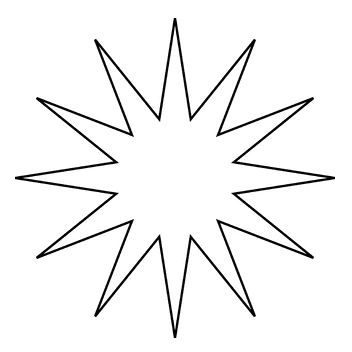
#> input picture 56798152-extract-ROI-with-mask/3.PNG, 352 x 352 px
$ python test.py
#> lines starting #> are read from the running program, lines starting #| are printed output that depends on the picture; after the words box and inside, x2 and y2 are one past the last pixel; in counts of white or black regions, pixels touching at a corner belong together
import cv2
import numpy as np

image = cv2.imread('3.PNG')
#> image is the input picture: shape (352, 352, 3); min 4, max 255, mean 243.5
gray = cv2.cvtColor(image,cv2.COLOR_BGR2GRAY)
ret, thresh = cv2.threshold(gray, 127, 255, 0)
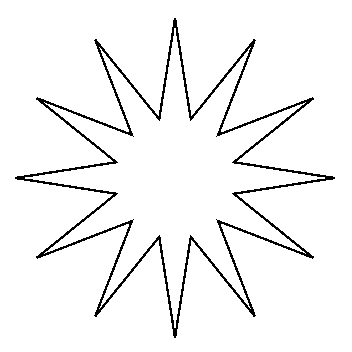
#> thresh: shape (352, 352); 95.5% white; black in thin lines or dots, all inside (x1, y1, x2, y2) = (15, 18, 335, 338)
cnts = cv2.findContours(thresh, cv2.RETR_EXTERNAL, cv2.CHAIN_APPROX_SIMPLE)
#> cnts = 1 contour; box (x1, y1, x2, y2) and area: (0, 0, 352, 352) 123201
cnts = cnts[0] if len(cnts) == 2 else cnts[1]
#> cnts = [[[0, 0], [0, 351], [351, 351], [351, 0]]]
cnt = cnts[0]
#> cnt = [[0, 0], [0, 351], [351, 351], [351, 0]]

hull = cv2.convexHull(cnt,returnPoints = False)
#> hull = [3, 2, 1, 0]
defects = cv2.convexityDefects(cnt,hull)

#> (the run stopped early here; a loop or call above may not have finished)

$ run again, with 56798152-extract-ROI-with-mask/1.jpg saved as 56798152-extract-ROI-with-mask/3.PNG
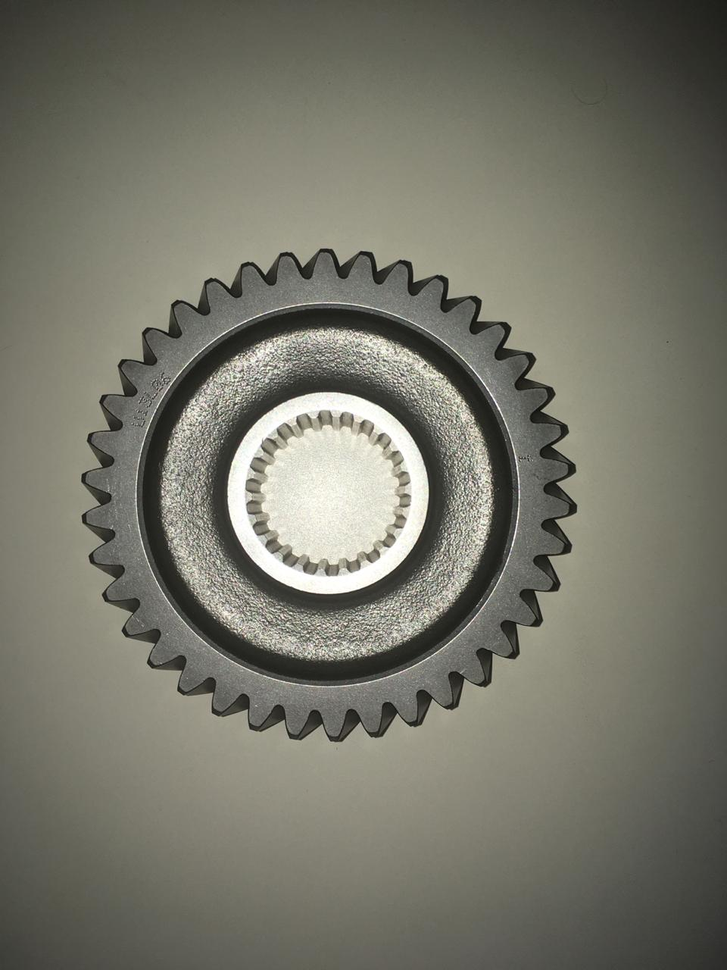
#> input picture 56798152-extract-ROI-with-mask/1.jpg, 727 x 970 px, shrunk from 960 x 1280 before the run
#> image is the input picture: shape (970, 727, 3); mean B, G, R 104.9, 116.8, 117.2
#> `ret, thresh = cv2.threshold(gray, 127, 255, 0)`:
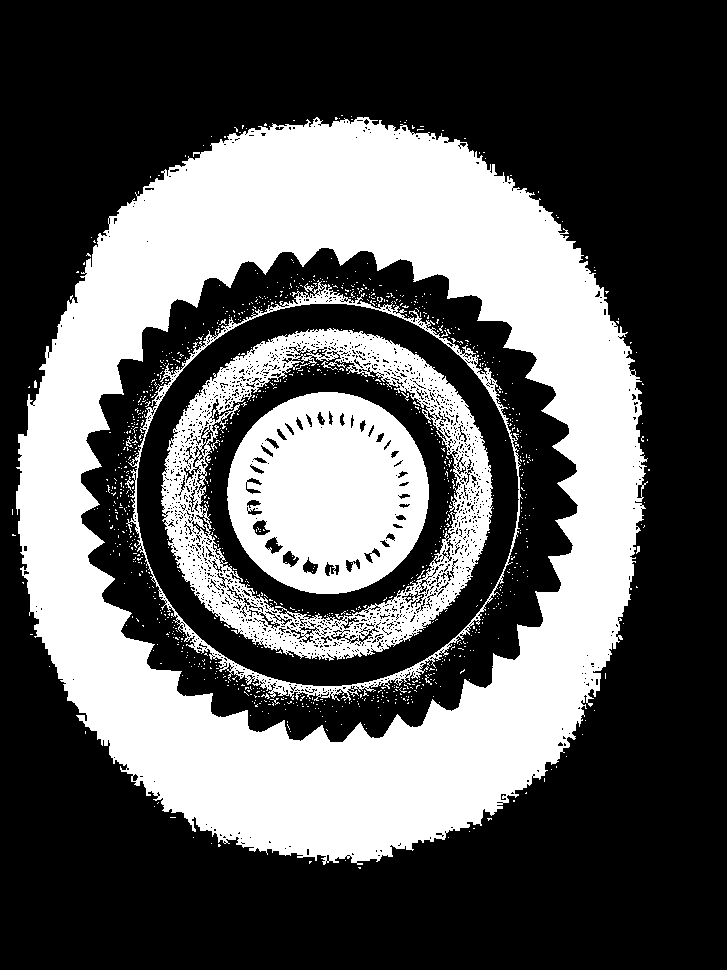
#> thresh: shape (970, 727); 35.8% white; 1083 white regions (1070 under 20 px)
#> cnts = 90 contours, 89 with area under 20; largest, box (x1, y1, x2, y2) and area: (16, 117, 648, 865) 364686
#> cnt = [[358, 867], [359, 868], [360, 868], [360, 867]]
#> hull = [3, 2, 1, 0]

$ run again, with 56798152-extract-ROI-with-mask/2.jpg saved as 56798152-extract-ROI-with-mask/3.PNG
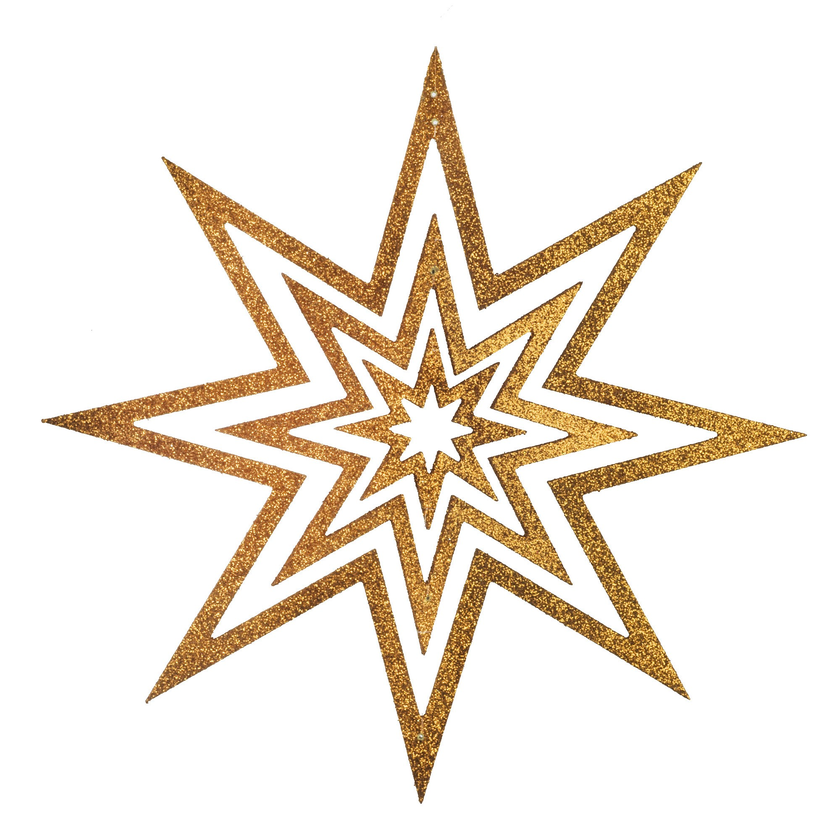
#> input picture 56798152-extract-ROI-with-mask/2.jpg, 840 x 840 px, shrunk from 2000 x 2000 before the run
#> image is the input picture: shape (840, 840, 3); mean B, G, R 222.3, 232.8, 241.2
#> `gray = cv2.cvtColor(image,cv2.COLOR_BGR2GRAY)`:
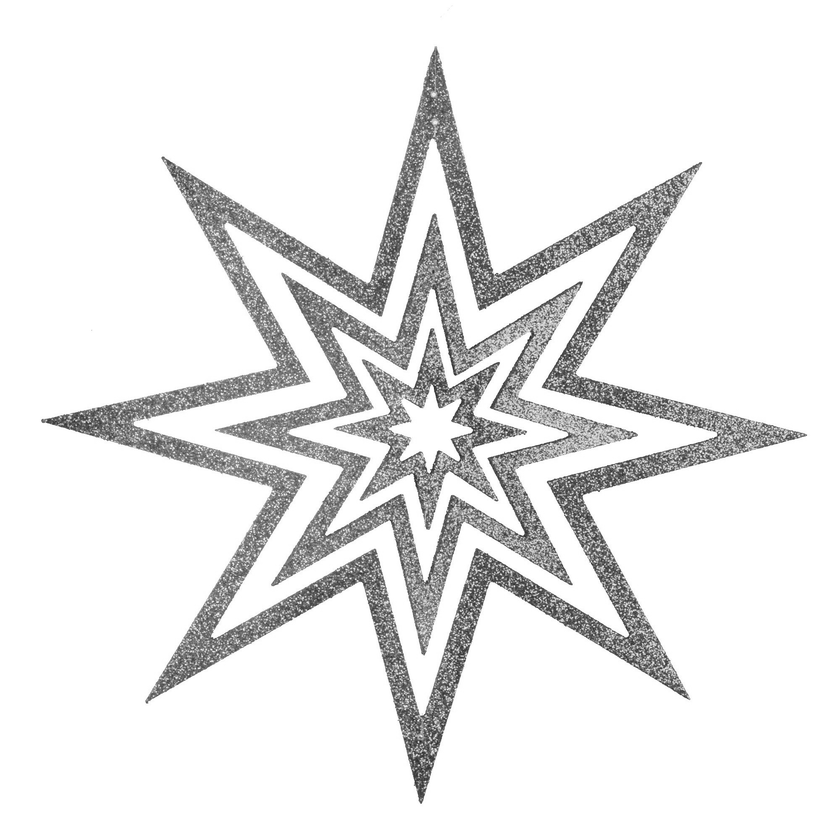
#> gray: shape (840, 840); min 32, max 255, mean 234.1
#> `ret, thresh = cv2.threshold(gray, 127, 255, 0)`:
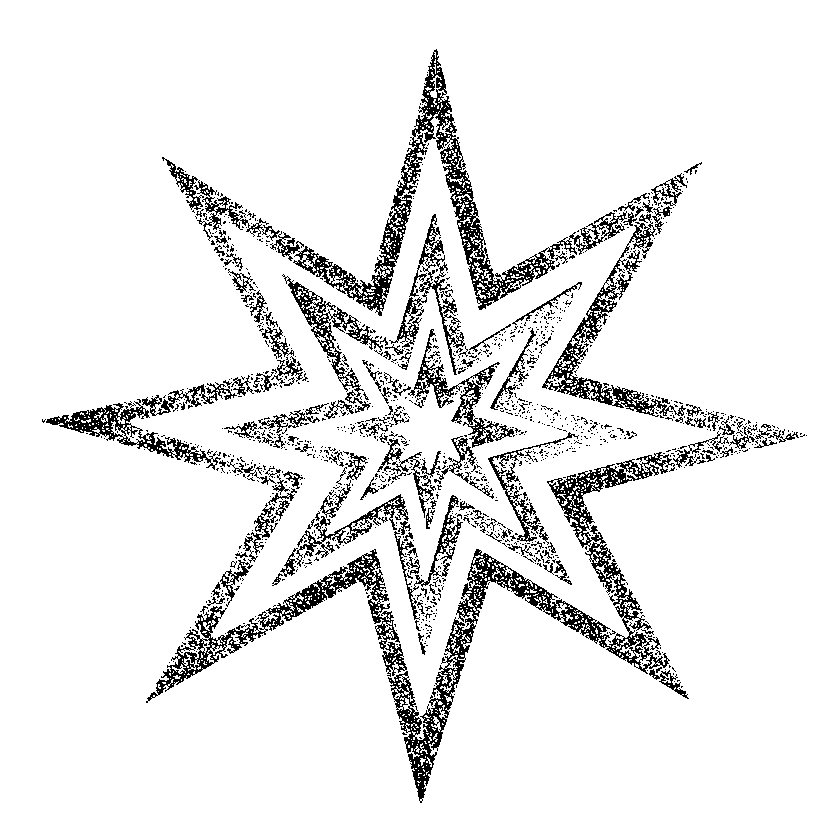
#> thresh: shape (840, 840); 91.7% white; black in thin lines or dots, all inside (x1, y1, x2, y2) = (42, 49, 807, 803)
#> `cnts = cv2.findContours(thresh, cv2.RETR_EXTERNAL, cv2.CHAIN_APPROX_SI..`: cnts = 1 contour; box (x1, y1, x2, y2) and area: (0, 0, 840, 840) 703921
#> `cnts = cnts[0] if len(cnts) == 2 else cnts[1]`: cnts = [[[0, 0], [0, 839], [839, 839], [839, 0]]]
#> cnt = [[0, 0], [0, 839], [839, 839], [839, 0]]
#> hull = [3, 2, 1, 0]
